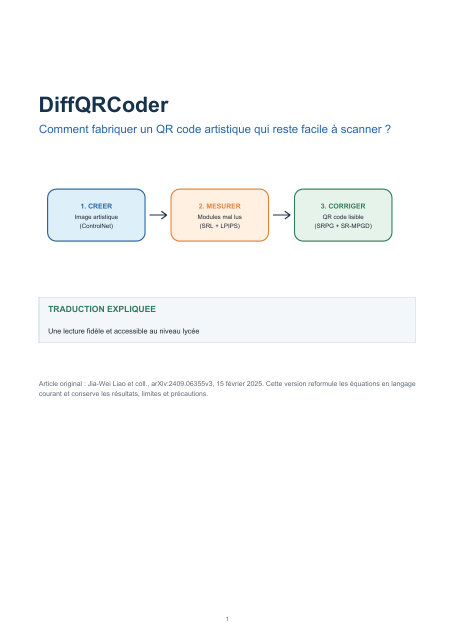
#> input picture tmp/pdfs/rendered_translation/page-01.png, 910 x 1287 px (shown at 1/2 size); its folder holds 4 pictures in this run
$ python make_contact_sheet.py
#> lines starting #> are read from the running program, lines starting #| are printed output that depends on the picture
from pathlib import Path
from PIL import Image, ImageOps

folder = Path(__file__).parent / "rendered_translation"
pages = sorted(folder.glob("page-*.png"))
thumbs = []
for page in pages:
    image = Image.open(page).convert("RGB")
#> image is the input picture: PIL image 910x1287 RGB; mean R, G, B 250.2, 251.2, 251.4
    width = 320
    height = round(image.height * width / image.width)
#> height = 453
    image = image.resize((width, height))
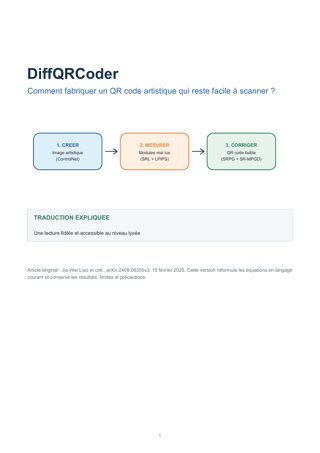
#> image: PIL image 320x453 RGB; mean R, G, B 250.1, 251.1, 251.3
    thumbs.append(ImageOps.expand(image, border=2, fill=(100, 100, 100)))
#> pass 2 of the loop `for page in pages:`:
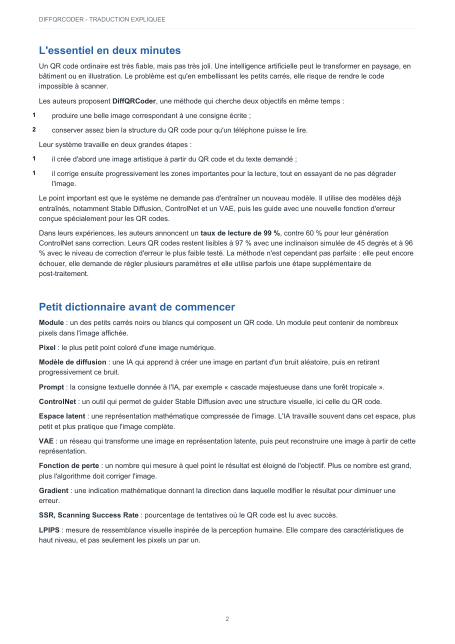
#> input picture tmp/pdfs/rendered_translation/page-02.png, 910 x 1287 px (shown at 1/2 size)
#> image is the input picture: PIL image 910x1287 RGB; mean R, G, B 244, 244.6, 245.3
#> `image = image.resize((width, height))`:
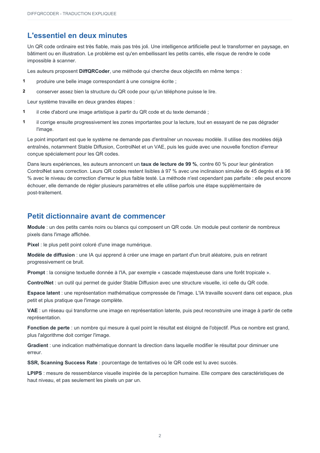
#> image: PIL image 320x453 RGB; mean R, G, B 243.6, 244.3, 245

rows = []
for start in range(0, len(thumbs), 3):
    group = thumbs[start : start + 3]
    row_height = max(image.height for image in group)
    row = Image.new(
        "RGB",
        (sum(image.width for image in group) + 12 * (len(group) - 1), row_height),
        "#D9DEE3",
    )
    x = 0
    for image in group:
        row.paste(image, (x, 0))
        x += image.width + 12
    rows.append(row)
#> this loop made 1 pass
#> row_height on pass 1: 457
#> pass 1, `row = Image.new( "RGB", (sum(image.width for image in group) + 12 * (l..`:
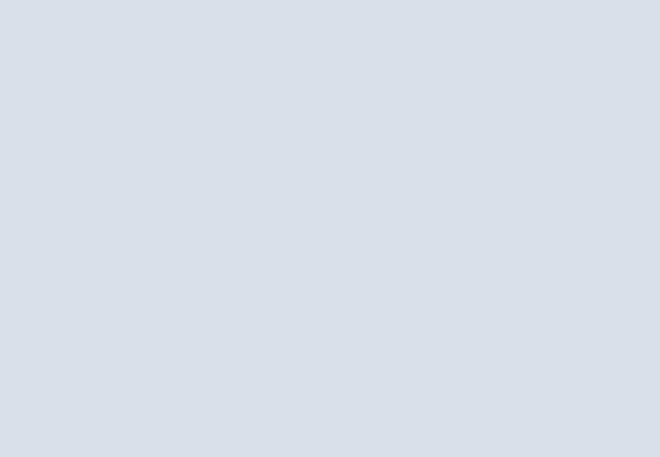
#> row: PIL image 660x457 RGB; mean R, G, B 217, 222, 227
#> after the loop:
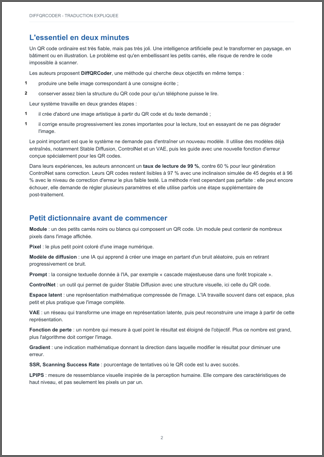
#> image: PIL image 324x457 RGB; mean R, G, B 240.6, 241.3, 242
#> after the loop:
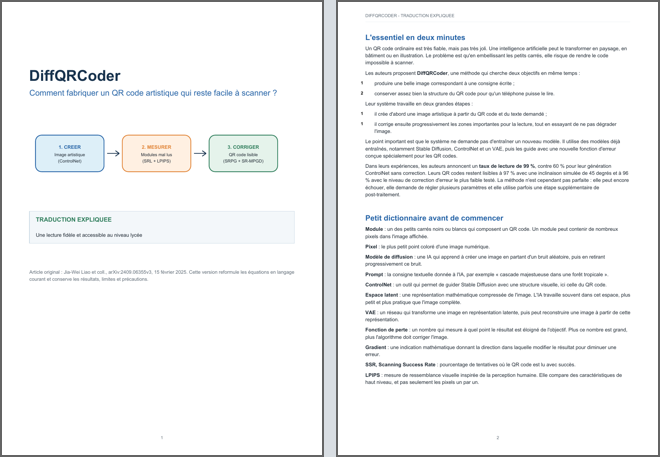
#> row: PIL image 660x457 RGB; mean R, G, B 243.3, 244.2, 244.7
#> after the loop, rows = 1 item

sheet = Image.new(
    "RGB",
    (max(row.width for row in rows), sum(row.height for row in rows) + 12 * (len(rows) - 1)),
    "#B9C1C8",
)
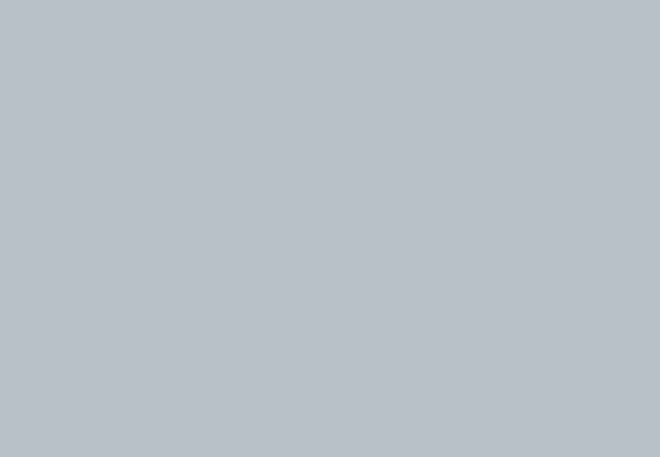
#> sheet: PIL image 660x457 RGB; mean R, G, B 185, 193, 200
y = 0
for row in rows:
    sheet.paste(row, (0, y))
    y += row.height + 12
#> this loop made 1 pass
#> y on pass 1: 469
#> after the loop, y = 469
sheet.save(folder / "contact_sheet.png")
